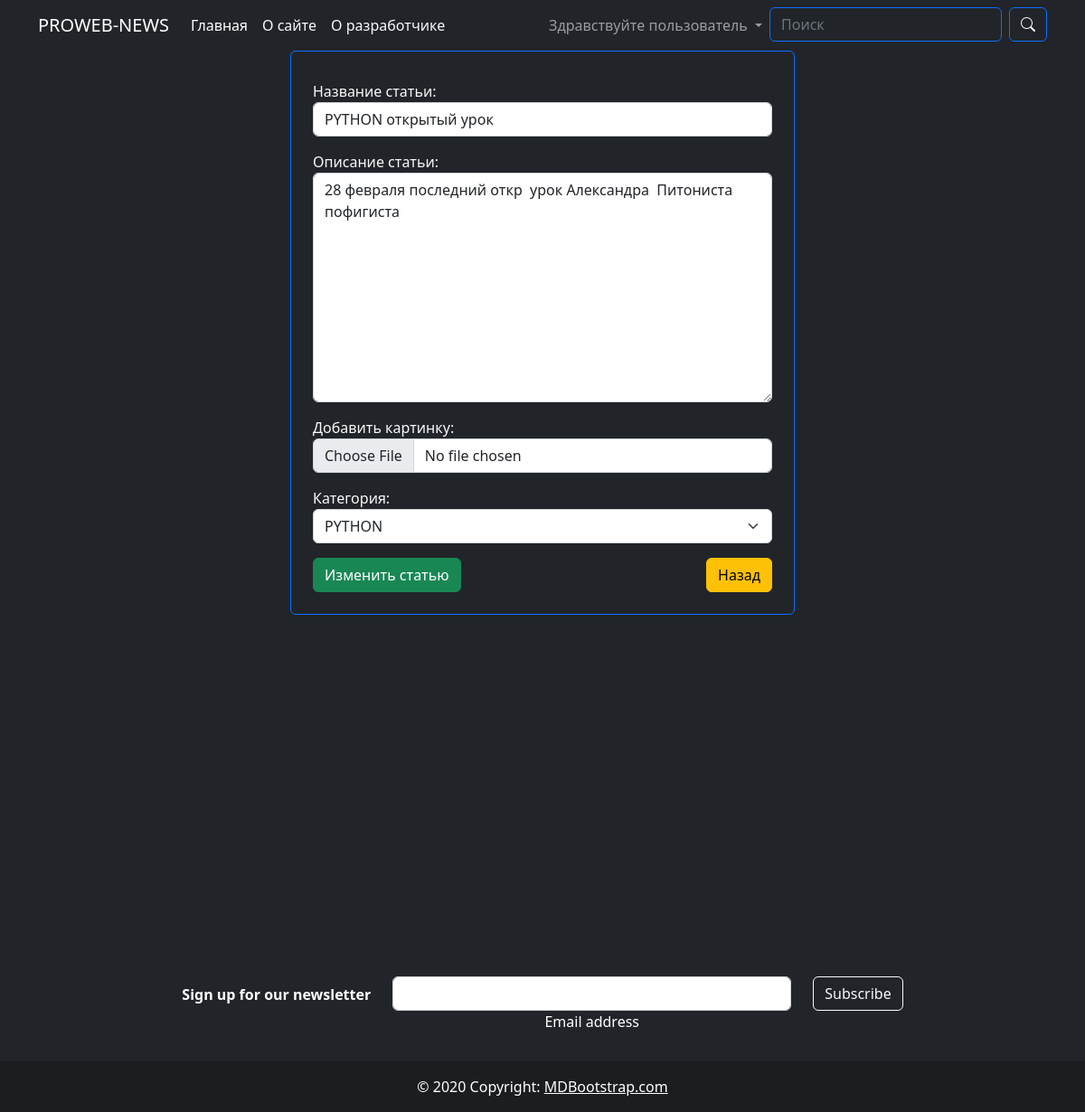
Page /article/1/update/ (signed in) on the committed database.
### blog/models.py (models this page shows, shortened)
class Article(models.Model):
    title = models.CharField(max_length=255, verbose_name='Название статьи')
    content = models.TextField(verbose_name='Описание статьи')
    photo = models.ImageField(upload_to='photo/', blank=True, null=True, verbose_name='Добавить картинку')
    created_at = models.DateTimeField(auto_now_add=True, verbose_name='Дата создания')
    updated_at = models.DateTimeField(auto_now=True, verbose_name='Дата обнавления')
    views = models.IntegerField(default=0, verbose_name='Просмотры')
    category = models.ForeignKey(Category, on_delete=models.CASCADE, verbose_name='Категория')
    def get_absolute_url(self):
        return reverse('article', kwargs={'pk': self.pk})
    class Meta:
        verbose_name = 'Статья'
        verbose_name_plural = 'Статьи'

class Category(models.Model):
    title = models.CharField(max_length=255, verbose_name='Название категории')
    def __str__(self):
        return self.title
    class Meta:
        verbose_name = 'Категория'
        verbose_name_plural = 'Категории'

### blog/views.py (the view)
# urls.py: path('article/<int:pk>/update/', ArticleUpdate.as_view(), name='update'),
class ArticleUpdate(UpdateView):
    model = Article
    form_class = ArticleForm
    template_name = 'blog/add_article.html'

### blog/forms.py
class LoginForm(AuthenticationForm):
    username = forms.CharField(max_length=50, widget=forms.TextInput(attrs={
        'class': 'form-control',
        'placeholder': 'Имя пользователя'
    }))
    password = forms.CharField(widget=forms.PasswordInput(attrs={
        'class': 'form-control',
        'placeholder': 'Пароль'
    }))

class RegistrationFrom(UserCreationForm):
    password1 = forms.CharField(widget=forms.PasswordInput(attrs={
        'class': 'form-control',
        'placeholder': 'Пароль'
    }))
    password2 = forms.CharField(widget=forms.PasswordInput(attrs={
        'class': 'form-control',
        'placeholder': 'Пароль'
    }))
    username = forms.CharField(widget=forms.TextInput(attrs={
        'class': 'form-control',
        'placeholder': 'Имя пользователя'
    }))
    first_name = forms.CharField(widget=forms.TextInput(attrs={
        'class': 'form-control',
        'placeholder': 'Ваше имя'
    }))
    last_name = forms.CharField(widget=forms.TextInput(attrs={
        'class': 'form-control',
        'placeholder': 'Ваша фамилия'
    }))
    email = forms.EmailField(widget=forms.EmailInput(attrs={
        'class': 'form-control',
        'placeholder': 'Ваша почта'
    }))
    class Meta:
        model = User
        fields = ('username',
                  'first_name',
                  'last_name',
                  'email',
                  'password1',
                  'password2')

### blog/context_processors.py (called while the page is built)
def add_my_forms(request):
    return {
        'login_form': LoginForm(),
        'register_form': RegistrationFrom(),
        'edit_account': EditAccountForm(),
        'edit_profile': EditProfileForm()
    }

### blog/templates/blog/add_article.html (shortened to what this page needs)
{% extends 'base.html' %}
{% block main %}
<div class="d-flex justify-content-center">
    {% if request.user.is_authenticated %}
    <div class="col-6 card p-4 bg-dark border-primary">
        <form class="text-light" action="" method="post" enctype="multipart/form-data">
            {{ form.as_p }}
            <div class="d-flex justify-content-between">
            <button class="btn btn-success" type="submit">
                {% if 'update' in request.path %}
                Изменить статью
                {% else %}
                Создать статью
                {% endif %}
            </button>
            <a href="{{ article.get_absolute_url }}" class="btn btn-warning">Назад</a>
            </div>
        </form>
    </div>
    {% else %}
    <h3><a href="{% url 'login' %}">Войдите в аккаунт</a></h3>
    {% endif %}
</div>
{% endblock main %}

### rows in the picture
Article: title "PYTHON открытый урок", content "28 февраля последний откр урок Александра Питониста пофигиста", category "PYTHON"
